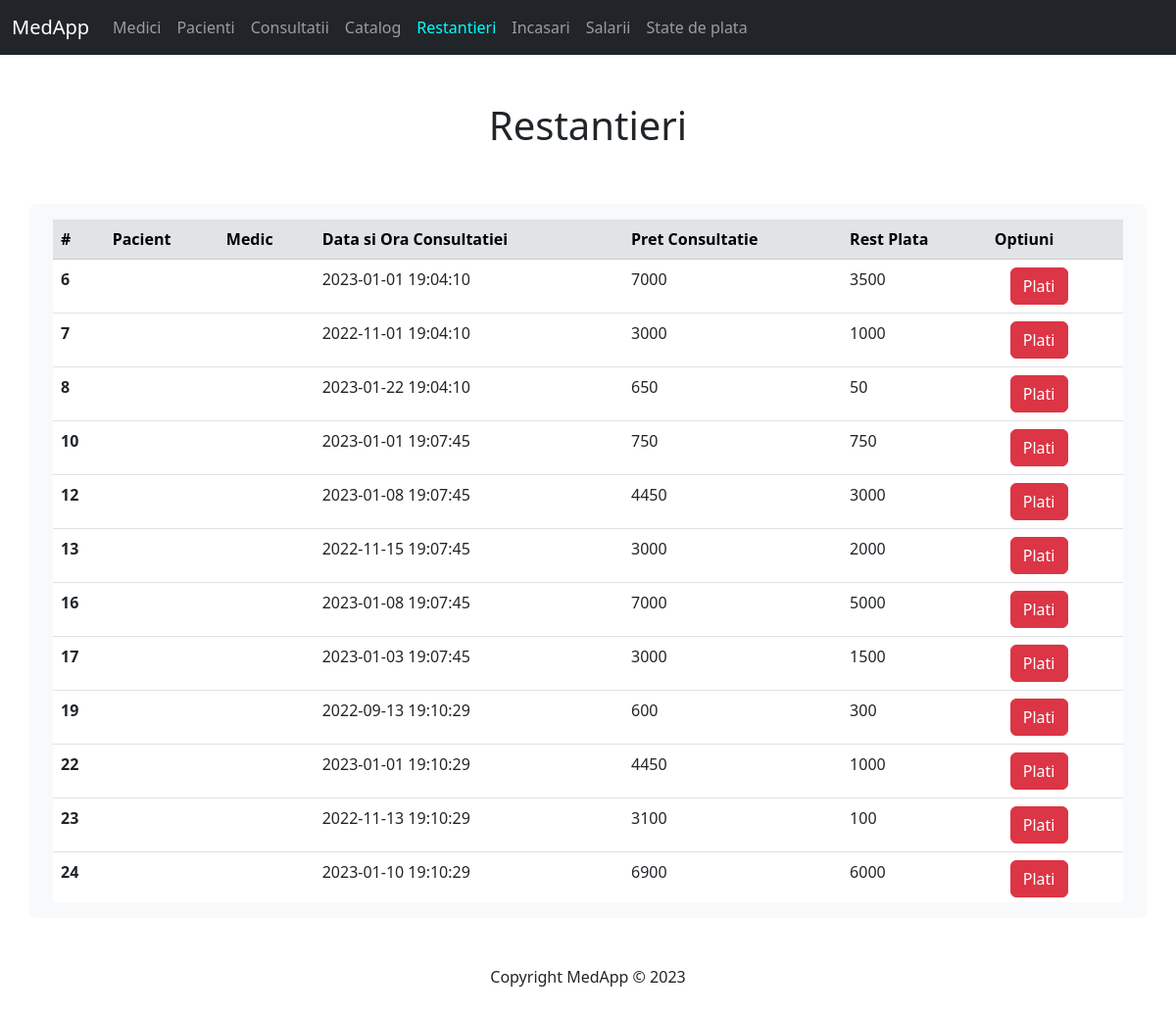
Page /display/restantieri.php on the committed database.
### tables this page shows
CREATE TABLE consultatie (
    id INT PRIMARY KEY AUTO_INCREMENT,
    pacient INT,
    medic CHAR(13),
    data_programarii DATETIME,
    observatii VARCHAR(100),
    FOREIGN KEY (pacient) REFERENCES pacient(nr_fisa),
    FOREIGN KEY (medic) REFERENCES medic(cnp)
);

### php/restantieri_code.php (called while the page is built)
<?php
include($_SERVER['DOCUMENT_ROOT'] . '/medapp/inc/db.php');
$select = "SELECT DISTINCT consultatie.id,
                CONCAT(medic.nume, ' ', medic.prenume) AS medic,
                CONCAT(pacient.nume, ' ', pacient.prenume) AS pacient,
                consultatie.data_programarii,
                consultatie.observatii,
                MIN(rest_plata) AS rest_plata
            FROM consultatie
            LEFT JOIN medic ON consultatie.medic = medic.cnp
            LEFT JOIN pacient ON consultatie.pacient = pacient.nr_fisa
            LEFT JOIN plati on consultatie.id = plati.id_consultatie
            GROUP BY id_consultatie
            ORDER BY id";
$rezultatSelect = mysqli_query($conn, $select);
function getPretConsultatie($id) {
    global $conn;
    $selectPret = "SELECT SUM(catalog.pret_total) AS pret_consultatie
                    FROM interventii
                    LEFT JOIN catalog ON interventii.id_catalog = catalog.id
                    WHERE interventii.id_consultatie = $id";
    $rezultatPret = mysqli_query($conn, $selectPret);
    $p = mysqli_fetch_column($rezultatPret, 0);
    return $p;
}
?>

### display/restantieri.php (the view)
<?php
    include($_SERVER['DOCUMENT_ROOT'] . '/medapp/inc/header.php');
    include($_SERVER['DOCUMENT_ROOT'] . '/medapp/php/restantieri_code.php');
?>
<div class="tableFixed mt-3">
    <table class="table table-hover">
        <thead class="table-secondary">
            <tr>
                <th scope="col">#</th>
                <th scope="col">Pacient</th>
                <th scope="col">Medic</th>
                <th scope="col">Data si Ora Consultatiei</th>
                <th scope="col">Pret Consultatie</th>
                <th scope="col">Rest Plata</th>
                <th scope="col">Optiuni</th>
            </tr>
        </thead>
        <tbody>
            <?php
                if($rezultatSelect) {
                    while($rand = mysqli_fetch_assoc($rezultatSelect)) {
                        $id = $rand['id'];
                        $pacient = $rand['pacient'];
                        $medic = $rand['medic'];
                        $data = $rand['data_programarii'];
                        $rest = $rand['rest_plata'];
                        if(is_null($rest)) {
                            $rest = getPretConsultatie($id);
                        }
                        if($rest != 0) {
                            echo "<tr>
                                    <th scope='row'>$id</th>
                                    <td>$pacient</td>
                                    <td>$medic</td>
                                    <td>$data</td>
                                    <td>" . getPretConsultatie($id) . "</td>
                                    <td>$rest</td>
                                    <td>
                                        <a href='plati.php?id=$id'>
                                            <button class='btn btn-danger ms-3'>Plati</button>
                                        </a>
                                    </td>
                                </tr>"
                            ;
                        }
                    }
                }
            ?>
        </tbody>
    </table>
</div>
<?php include($_SERVER['DOCUMENT_ROOT'] . '/medapp/inc/footer.php'); ?>

### inc/styles.css (style rules this page uses)
.tableFixed { overflow: auto; height: 50vh; }
.tableFixed thead th { position: sticky; top: 0; }

### rows in the picture
consultatie: id "6", data_programarii "2023-01-01 19:04:10", id "7000", rest "3500"
consultatie: id "7", data_programarii "2022-11-01 19:04:10", id "3000", rest "1000"
consultatie: id "8", data_programarii "2023-01-22 19:04:10", id "650", rest "50"
consultatie: id "10", data_programarii "2023-01-01 19:07:45", id "750", rest "750"
consultatie: id "12", data_programarii "2023-01-08 19:07:45", id "4450", rest "3000"
consultatie: id "13", data_programarii "2022-11-15 19:07:45", id "3000", rest "2000"
consultatie: id "16", data_programarii "2023-01-08 19:07:45", id "7000", rest "5000"
consultatie: id "17", data_programarii "2023-01-03 19:07:45", id "3000", rest "1500"
consultatie: id "19", data_programarii "2022-09-13 19:10:29", id "600", rest "300"
consultatie: id "22", data_programarii "2023-01-01 19:10:29", id "4450", rest "1000"
consultatie: id "23", data_programarii "2022-11-13 19:10:29", id "3100", rest "100"
consultatie: id "24", data_programarii "2023-01-10 19:10:29", id "6900", rest "6000"
